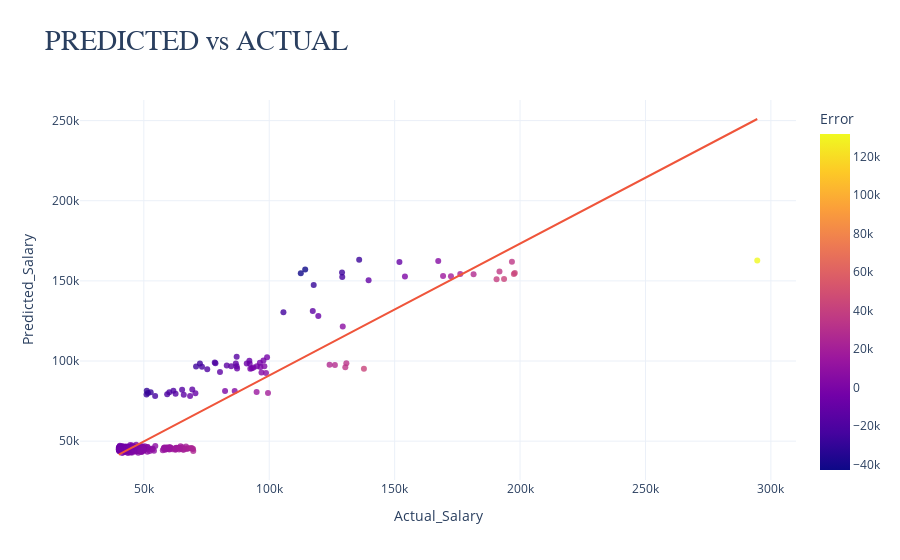

This figure's notebook cell:
### Code cell
import plotly.express as px

# Create a DataFrame for Plotly
predicted_data = pd.DataFrame({
    'Actual_Salary' : y_test,
    'Predicted_Salary' : y_pred,
    'Error' : y_test - y_pred
})

# Plot using Plotly Express
fig = px.scatter(predicted_data, x='Actual_Salary', y='Predicted_Salary', color='Error',
                 opacity=0.8,
                 title= 'PREDICTED vs ACTUAL',
                 template= 'plotly_white',
                 trendline='ols'
)

fig.update_layout(
    title={
        'font' : {
            'size' : 28,
            'family' : 'tahoma'
        }
    }
)

fig.show()

### Figure 1 — Plotly figure (JSON) as saved in the notebook; plotly's stock layout.template omitted (floating-point values rounded to 4 significant figures; data arrays with more than 128 entries replaced by an {"elided": "..."} marker saying what was removed)
{"data": [{"hovertemplate": "Actual_Salary=%{x}<br>Predicted_Salary=%{y}<br>Error=%{marker.color}<extra></extra>", "legendgroup": "", "marker": {"color": {"elided": "496 float values"}, "coloraxis": "coloraxis", "opacity": 0.8, "symbol": "circle"}, "mode": "markers", "name": "", "orientation": "v", "showlegend": false, "type": "scatter", "x": {"elided": "496 int values"}, "xaxis": "x", "y": {"elided": "496 float values"}, "yaxis": "y"}, {"hovertemplate": "<b>OLS trendline</b><br>Predicted_Salary = 0.822423 * Actual_Salary + 8735.79<br>R<sup>2</sup>=0.835850<br><br>Actual_Salary=%{x}<br>Predicted_Salary=%{y} <b>(trend)</b><extra></extra>", "legendgroup": "", "marker": {"symbol": "circle"}, "mode": "lines", "name": "", "showlegend": false, "type": "scatter", "x": {"elided": "496 int values"}, "xaxis": "x", "y": {"elided": "496 float values"}, "yaxis": "y"}], "layout": {"autosize": true, "coloraxis": {"colorbar": {"title": {"text": "Error"}}, "colorscale": [[0, "#0d0887"], [0.1111, "#46039f"], [0.2222, "#7201a8"], [0.3333, "#9c179e"], [0.4444, "#bd3786"], [0.5556, "#d8576b"], [0.6667, "#ed7953"], [0.7778, "#fb9f3a"], [0.8889, "#fdca26"], [1, "#f0f921"]]}, "legend": {"tracegroupgap": 0}, "title": {"font": {"family": "tahoma", "size": 28}, "text": "PREDICTED vs ACTUAL"}, "xaxis": {"anchor": "y", "autorange": false, "domain": [0, 1], "range": [24550.0, 310000.0], "title": {"text": "Actual_Salary"}, "type": "linear"}, "yaxis": {"anchor": "x", "autorange": false, "domain": [0, 1], "range": [25770.0, 262800.0], "title": {"text": "Predicted_Salary"}, "type": "linear"}}}
